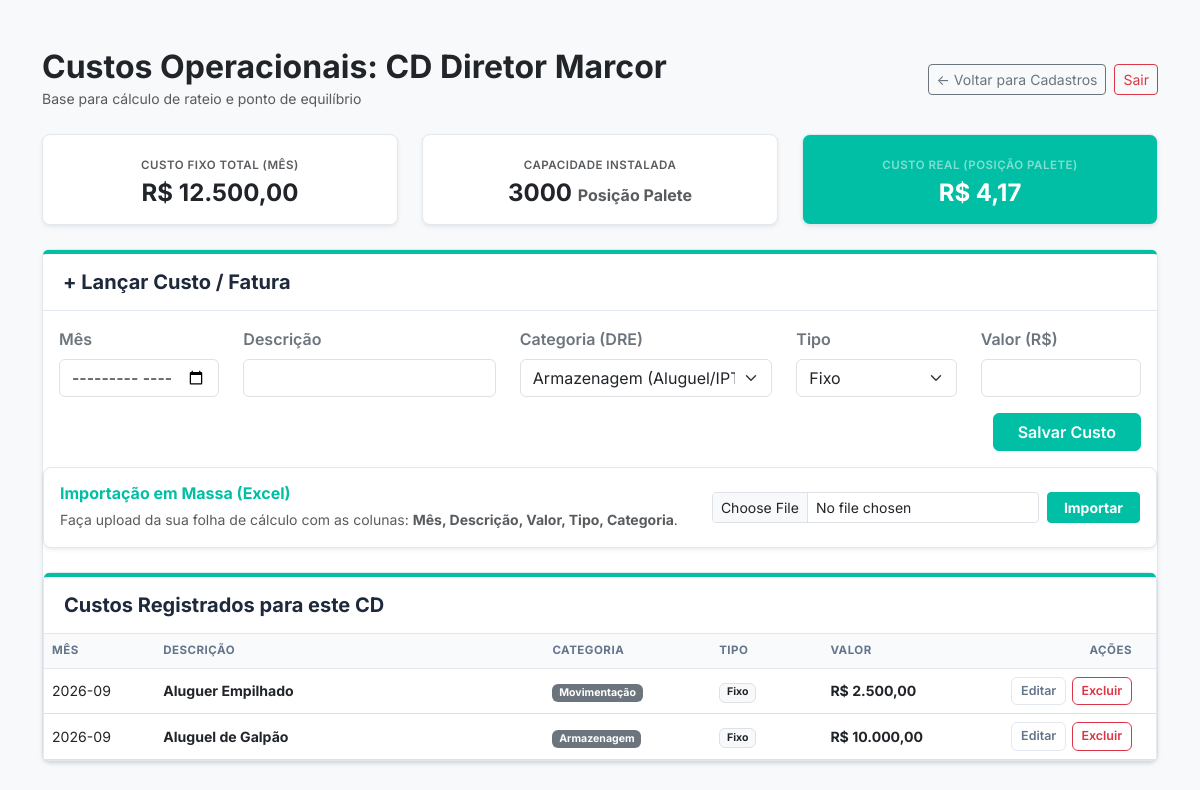
The page /custos/3 (signed in) on the database its author committed.
### app.py (models this page shows)
class CentroDistribuicao(db.Model):
    id = db.Column(db.Integer, primary_key=True)
    empresa_id = db.Column(db.Integer, db.ForeignKey('empresa.id'), nullable=False)
    nome = db.Column(db.String(100), nullable=False)
    metragem = db.Column(db.Float, nullable=False)
    capacidade_paletes = db.Column(db.Integer, nullable=False)

class CustoCD(db.Model):
    id = db.Column(db.Integer, primary_key=True)
    cd_id = db.Column(db.Integer, db.ForeignKey('centro_distribuicao.id'), nullable=False)
    mes_referencia = db.Column(db.String(7), nullable=False)  # Ex: "2026-09"
    descricao_item = db.Column(db.String(150), nullable=False) # Ex: Aluguel, Fita Stretch
    tipo_custo = db.Column(db.String(50), nullable=False)      # Fixo, Variável ou Mão de Obra
    valor = db.Column(db.Float, nullable=False)
    categoria = db.Column(db.String(50), nullable=False, default='Outros')

### app.py (the view, shortened to what this page needs)
@app.route('/custos/<int:cd_id>', methods=['GET', 'POST'])
@login_required
def gerenciar_custos(cd_id):
    cd_atual = CentroDistribuicao.query.get_or_404(cd_id)
    custos_cadastrados = CustoCD.query.filter_by(cd_id=cd_id).all()
    total_fixo = 0
    for despesa in custos_cadastrados:
        if despesa.tipo_custo == 'Fixo':
            total_fixo += despesa.valor
    if cd_atual.capacidade_paletes > 0:
        divisor = cd_atual.capacidade_paletes
        nome_divisor = "Posição Palete"
    else:
        divisor = cd_atual.metragem
        nome_divisor = "m²"
    custo_unitario = total_fixo / divisor if divisor > 0 else 0
    return render_template(
        'gerenciar_custos.html',
        cd=cd_atual,
        custos=custos_cadastrados,
        total_fixo=total_fixo,
        divisor=divisor,
        nome_divisor=nome_divisor,
        custo_unitario=custo_unitario
    )

### app.py (called while the page is built)
@app.template_filter('moeda_br')
def formato_moeda_br(valor):
    valor_formatado = f"{valor:,.2f}"
    valor_formatado = valor_formatado.replace(',', 'X').replace('.', ',').replace('X', '.')
    return valor_formatado

### auth.py (called while the page is built, shortened)
def inicializar_auth(app, db, login_manager):
    global UsuarioModel
    class Usuario(UserMixin, db.Model):
        __tablename__ = 'usuario'
        id = db.Column(db.Integer, primary_key=True)
        empresa_id = db.Column(db.Integer, db.ForeignKey('empresa.id'), nullable=False)
        id = db.Column(db.Integer, primary_key=True)
        email = db.Column(db.String(120), unique=True, nullable=False)
        nome = db.Column(db.String(100), nullable=False)
        senha_hash = db.Column(db.String(256), nullable=False)
    UsuarioModel = Usuario
    @login_manager.user_loader
    def carregar_usuario(user_id):
        return UsuarioModel.query.get(int(user_id))
    return UsuarioModel

### templates/gerenciar_custos.html (shortened to what this page needs)
<!DOCTYPE html>
<html lang="pt-br">
  <head>
    <link
      href="https://cdn.jsdelivr.net/npm/bootstrap@5.3.0/dist/css/bootstrap.min.css"
      rel="stylesheet"
    />
    <link
      rel="stylesheet"
      href="{{ url_for('static', filename='css/style.css') }}"
    />
  </head>
  <body class="bg-light">
    <div class="container mt-5 mb-5">
      <div class="d-flex justify-content-between align-items-center mb-4">
        <div>
          <h2 class="fw-bold text-dark mb-0">
            Custos Operacionais: {{ cd.nome }}
          </h2>
          <small class="text-muted"
            >Base para cálculo de rateio e ponto de equilíbrio</small
          >
        </div>
        <div class="d-flex gap-2 align-items-center">
          <a
            href="{{ url_for('tela_cadastro') }}"
            class="btn btn-outline-secondary btn-sm"
          >
            ← Voltar para Cadastros
          </a>
          <a
            href="{{ url_for('auth.logout') }}"
            class="btn btn-outline-danger btn-sm"
          >
            Sair
          </a>
        </div>
      </div>
      <div class="row text-center mb-4">
        <div class="col-md-4">
          <div class="card shadow-sm h-100">
            <div class="card-body p-3">
              <span
                class="text-uppercase text-muted fw-semibold"
                style="font-size: 0.72rem; letter-spacing: 0.5px"
                >Custo Fixo Total (Mês)</span
              >
              <h4 class="mt-1 mb-0 fw-bold text-dark">
                R$ {{ total_fixo | moeda_br }}
              </h4>
            </div>
          </div>
        </div>
        <div class="col-md-4">
          <div class="card shadow-sm h-100">
            <div class="card-body p-3">
              <span
                class="text-uppercase text-muted fw-semibold"
                style="font-size: 0.72rem; letter-spacing: 0.5px"
                >Capacidade Instalada</span
              >
              <h4 class="mt-1 mb-0 fw-bold text-dark">
                {{ divisor }}
                <small class="text-muted fs-6">{{ nome_divisor }}</small>
              </h4>
            </div>
          </div>
        </div>
        <div class="col-md-4">
          <div class="card shadow-sm h-100 bg-empresa text-white">
            <div class="card-body p-3">
              <span
                class="text-uppercase text-white-50 fw-semibold"
                style="font-size: 0.72rem; letter-spacing: 0.5px"
                >Custo Real ({{ nome_divisor }})</span
              >
              <h4 class="mt-1 mb-0 fw-bold text-white">
                R$ {{ custo_unitario | moeda_br }}
              </h4>
            </div>
          </div>
        </div>
      </div>
      <div class="card shadow-sm mb-4">
        <div class="card-header card-header-clean">
          <h5>+ Lançar Custo / Fatura</h5>
        </div>
        <div class="card-body">
          <form method="POST">
            <div class="row align-items-end">
              <div class="col-md-2 mb-3">
                <label class="form-label fw-semibold text-secondary">Mês</label>
                <input
                  type="month"
                  class="form-control"
                  name="mes_ref"
                  required
                />
              </div>
              <div class="col-md-3 mb-3">
                <label class="form-label fw-semibold text-secondary"
                  >Descrição</label
                >
                <input
                  type="text"
                  class="form-control"
                  name="descricao"
                  required
                />
              </div>
              <div class="col-md-3 mb-3">
                <label class="form-label fw-semibold text-secondary"
                  >Categoria (DRE)</label
                >
                <select name="categoria" class="form-select" required>
                  <option value="Armazenagem">
                    Armazenagem (Aluguel/IPTU)
                  </option>
                </select>
              </div>
              <div class="col-md-2 mb-3">
                <label class="form-label fw-semibold text-secondary"
                  >Tipo</label
                >
                <select name="tipo" class="form-select" required>
                  <option value="Fixo" selected>Fixo</option>
                </select>
              </div>
              <div class="col-md-2 mb-3">
                <label class="form-label fw-semibold text-secondary"
                  >Valor (R$)</label
                >
                <input
                  type="number"
                  step="0.01"
                  class="form-control"
                  name="valor"
                  required
                />
              </div>
            </div>
            <div class="d-flex justify-content-end">
              <button type="submit" class="btn btn-empresa px-4">
                Salvar Custo
              </button>
            </div>
          </form>
        </div>
      <div class="card shadow-sm mb-4 border-empresa">
        <div class="card-body">
            <div class="row align-items-center">
                <div class="col-md-7">
                    <h6 class="fw-bold mb-1 text-empresa">Importação em Massa (Excel)</h6>
                    <small class="text-muted">Faça upload da sua folha de cálculo com as colunas: <strong>Mês, Descrição, Valor, Tipo, Categoria</strong>.</small>
                </div>
                <div class="col-md-5">
                    <form action="{{ url_for('importar_custos_excel', cd_id=cd.id) }}" method="POST" enctype="multipart/form-data" class="d-flex gap-2 justify-content-end">
                        <input type="file" name="arquivo_excel" class="form-control form-control-sm w-75" accept=".xlsx, .xls" required>
                        <button type="submit" class="btn btn-empresa btn-sm fw-bold px-3">Importar</button>
                    </form>
                </div>
            </div>
        </div>
      </div>
      <div class="card shadow-sm">
        <div class="card-header card-header-clean">
          <h5>Custos Registrados para este CD</h5>
        </div>
        <div class="card-body p-0">
          <div class="table-responsive">
            <table class="table table-hover align-middle mb-0">
              <thead>
                <tr>
                  <th style="width: 10%">Mês</th>
                  <th style="width: 35%">Descrição</th>
                  <th style="width: 15%">Categoria</th>
                  <th style="width: 10%">Tipo</th>
                  <th style="width: 15%">Valor</th>
                  <th
                    class="text-end"
                    style="width: 15%; padding-right: 1.5rem"
                  >
                    Ações
                  </th>
                </tr>
              </thead>
              <tbody>
                {% for despesa in custos %}
                <tr>
                  <td>{{ despesa.mes_referencia }}</td>
                  <td>
                    <strong class="text-dark"
                      >{{ despesa.descricao_item }}</strong
                    >
                  </td>
                  <td>
                    <span class="badge bg-secondary"
                      >{{ despesa.categoria }}</span
                    >
                  </td>
                  <td>
                    {% if despesa.tipo_custo == 'Fixo' %}
                    <span class="badge bg-light text-dark border">Fixo</span>
                    {% else %}
                    <span class="badge bg-warning text-dark">Variável</span>
                    {% endif %}
                  </td>
                  <td class="fw-bold text-dark text-nowrap">
                    R$ {{ despesa.valor | moeda_br }}
                  </td>
                  <td class="text-end" style="padding-right: 1.5rem">
                    <div class="acoes-tabela">
                      <a
                        href="{{ url_for('editar_custo', custo_id=despesa.id) }}"
                        class="btn btn-outline-secundaria"
                        >Editar</a
                      >
                      <form
                        action="{{ url_for('excluir_custo', custo_id=despesa.id) }}"
                        method="POST"
                        class="d-inline"
                        onsubmit="return confirm('Deseja realmente excluir este custo?');"
                      >
                        <button type="submit" class="btn btn-outline-danger">
                          Excluir
                        </button>
                      </form>
                    </div>
                  </td>
                </tr>
                {% endfor %}
              </tbody>
            </table>
          </div>
        </div>
      </div>
    </div>
  </body>
</html>

### static/css/style.css (style rules this page uses)
:root { --cor-primaria: #00bfa5; --cor-primaria-hover: #009688; --cor-grafite-dark: #1e293b; --cor-grafite-muted: #64748b; --cor-cinza-bg: #f8fafc; --cor-borda: #e2e8f0; }
* { font-family: "Inter", -apple-system, BlinkMacSystemFont, sans-serif; }
body { background-color: var(--cor-cinza-bg); color: var(--cor-grafite-dark); }
.bg-empresa { background-color: var(--cor-primaria) !important; color: #ffffff !important; }
.text-empresa { color: var(--cor-primaria) !important; }
.card-header-clean { background-color: #ffffff !important; border-top: 4px solid var(--cor-primaria); border-bottom: 1px solid var(--cor-borda); padding: 1rem 1.25rem; }
.card-header-clean h5 { color: var(--cor-grafite-dark); font-weight: 700; margin-bottom: 0; }
.card { border: 1px solid var(--cor-borda); border-radius: 8px; background-color: #ffffff; }
.btn-empresa { background-color: var(--cor-primaria); color: #ffffff; border: 1px solid var(--cor-primaria); font-weight: 600; }
.btn-outline-secundaria { color: var(--cor-grafite-muted); border: 1px solid var(--cor-borda); background-color: #ffffff; font-weight: 500; }
.table { font-size: 0.88rem; }
.table thead th { background-color: #f8fafc; color: var(--cor-grafite-muted); text-transform: uppercase; font-size: 0.72rem; letter-spacing: 0.5px; font-weight: 700; border-bottom: 1px solid var(--cor-borda); }
.acoes-tabela { display: inline-flex; gap: 0.35rem; align-items: center; }
.acoes-tabela .btn { padding: 0.25rem 0.55rem; font-size: 0.78rem; font-weight: 600; }

### rows shown on the page
CentroDistribuicao: nome "CD Diretor Marcor", capacidade_paletes "3000"
CustoCD: mes_referencia "2026-09", descricao_item "Aluguer Empilhado", categoria "Movimentação", tipo_custo "Fixo", valor|moeda_br "2.500,00"
CustoCD: mes_referencia "2026-09", descricao_item "Aluguel de Galpão", categoria "Armazenagem", tipo_custo "Fixo", valor|moeda_br "10.000,00"

### other values the page prints
{{ total_fixo | moeda_br }} "12.500,00"
{{ nome_divisor }} "Posição Palete"
{{ nome_divisor }} "POSIÇÃO PALETE"
{{ custo_unitario | moeda_br }} "4,17"
